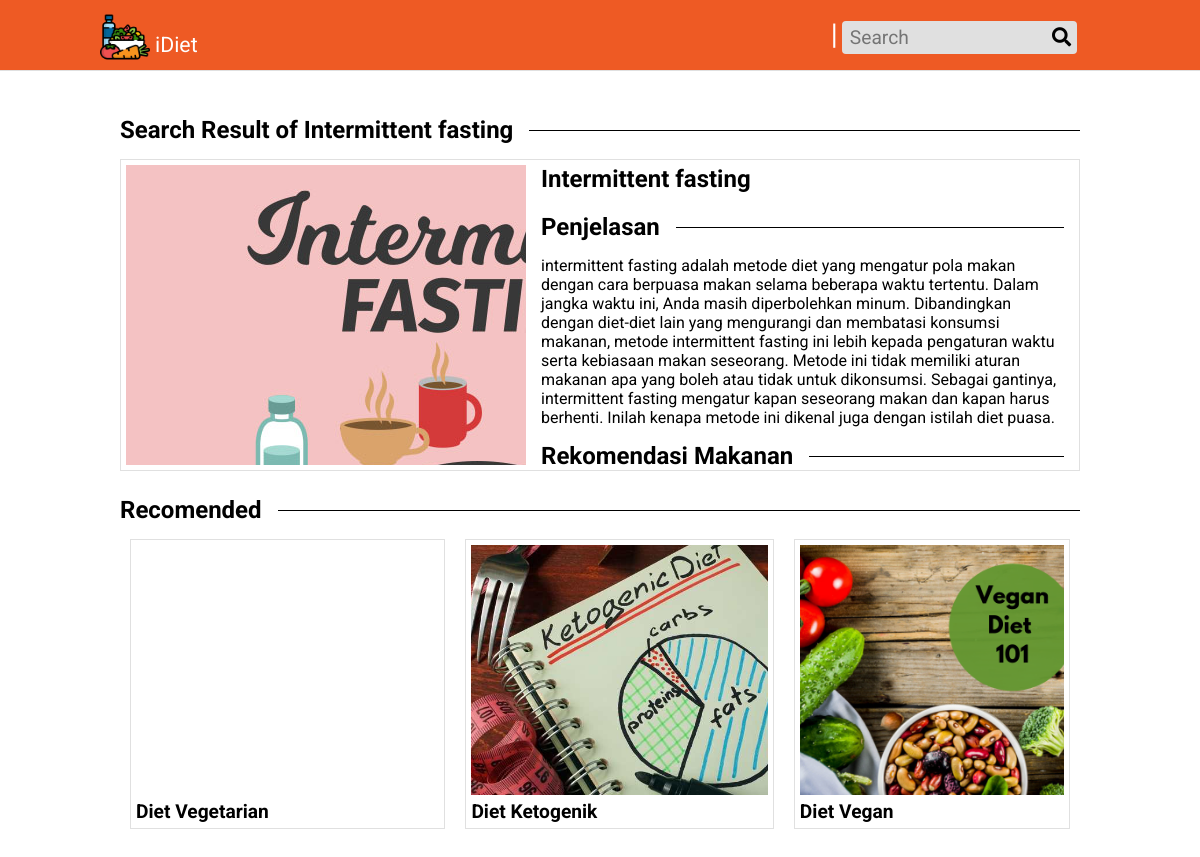
The page /search.php?s=Intermittent fasting on the database its author committed.
### tables this page shows
CREATE TABLE `diet` (
  `id` int(11) NOT NULL,
  `name` varchar(255) DEFAULT NULL,
  `slug` varchar(255) DEFAULT NULL,
  `description` longtext DEFAULT 'NULL',
  `image` varchar(255) DEFAULT NULL,
  `type` varchar(255) DEFAULT NULL,
  `fat` varchar(255) DEFAULT NULL,
  `cost` enum('low','med','high') DEFAULT 'med',
  `calories` varchar(255) DEFAULT NULL,
  `carb` varchar(255) DEFAULT NULL,
  `protein` varchar(255) DEFAULT NULL,
  `dateupload` date DEFAULT NULL
);

### search.php (the view, shortened to what this page needs)
<?php
require('./partials/header.php');
require('./action/helper.php');
$key = $_GET['s'];
$data = $mysql->query("SELECT name,image,slug,description FROM diet WHERE name LIKE '%$key%' OR description LIKE '%key%'");
$recomended = $mysql->query('SELECT image,slug,name FROM diet ORDER BY RAND() LIMIT 3;');
?>
<div class="content">
  <h2>Search Result of <?= $key ?></h2>
  <?php if (mysqli_num_rows($data) != 0) :
    while ($row = $data->fetch_object()) :
  ?>
      <div class="search-container">
        <div class="search-card">
          <div class="search-img" style="background-image: url('./uploads/<?= $row->image ?>');">
          </div>
          <div class="search-detail">
            <p><?= $row->name ?></p>
            <p style="text-align:justify; height:208px;overflow:hidden">
              <?= $row->description ?>
            </p>
          </div>
        </div>
      </div>
    <?php endwhile;
  else : ?>
    <h1>No Data Found</h1>
  <?php endif; ?>
  <h2>Recomended</h2>
  <div class="recommended-content">
    <?php while ($row = $recomended->fetch_object()) : ?>
      <a href="./details.php?d=<?= $row->slug ?>" class="box">
        <div class="box-img" style="background-image:url('./uploads/<?= $row->image ?>')"></div>
        <div class="box-title"><?= $row->name ?></div>
      </a>
    <?php endwhile; ?>
  </div>
</div>

### css/style.css (style rules this page uses)
* { margin: 0; padding: 0; font-family: 'Roboto', sans-serif; }
.content { display: flex; flex-direction: column; margin: 30px 10%; }
h2 { margin: 15px 0; display: flex; align-items: center; }
h2::after { content: ''; flex: 1; margin-left: 1rem; height: 1px; background-color: #000; }
.recommended-content { display: grid; grid-template-columns: auto auto auto; grid-template-rows: auto auto; }
.box { margin: 0 10px 10px; border: solid 1px #E0E0E0; padding: 5px }
.box-img { height: 250px; margin-bottom: 5px; background-repeat: no-repeat; background-position: center; background-size: cover; }
.box-title { text-transform: none; text-decoration: none; font-weight: bold; font-size: 1.2rem; color:#000; }
.search-container { display: flex; flex-direction: column; }
.search-card { display: flex; overflow: hidden; padding: 5px; border: 1px solid #E0E0E0; margin-bottom: 10px; }
.search-img { min-width: 400px; }
.search-detail { display: flex; flex-direction: column; height: 300px; margin-left: 15px; margin-right: 10px; }
.search-detail p:first-child { font-size: 1.5rem; font-weight: bold; margin-bottom: 5px; }
a.box { text-decoration: none; color: #000; transition: 0.1s; }

### rows shown on the page
diet: image (picture), name "Intermittent fasting", description "Penjelasan intermittent fasting adalah metode diet yang mengatur pola makan dengan cara berpuasa makan selama beberapa waktu tertentu. Dalam jangka waktu ini, Anda masih diperbolehkan minum. Dibandingkan dengan diet-diet lain yang mengurangi dan membatasi konsumsi makanan, metode intermittent fasting ini lebih kepada pengaturan waktu serta kebiasaan makan seseorang. Metode ini tidak memiliki aturan makanan apa yang boleh atau tidak untuk dikonsumsi. Sebagai gantinya, intermittent fasting mengatur kapan seseorang makan dan kapan harus berhenti. Inilah kenapa metode ini dikenal juga dengan istilah diet puasa. Rekomendasi Makanan"
diet: name "Diet Vegetarian"
diet: image (picture), name "Diet Ketogenik"
diet: image (picture), name "Diet Vegan"

### other values the page prints
$key "Intermittent fasting"
